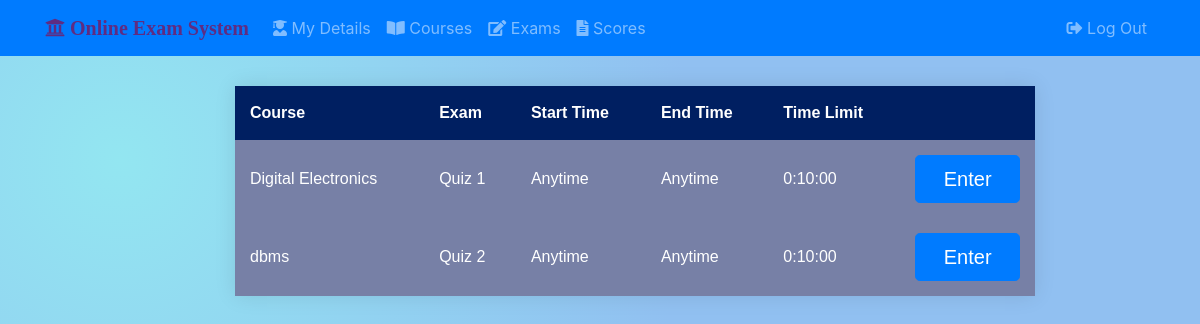
Before: /students/student001/exams/ with the older database file.
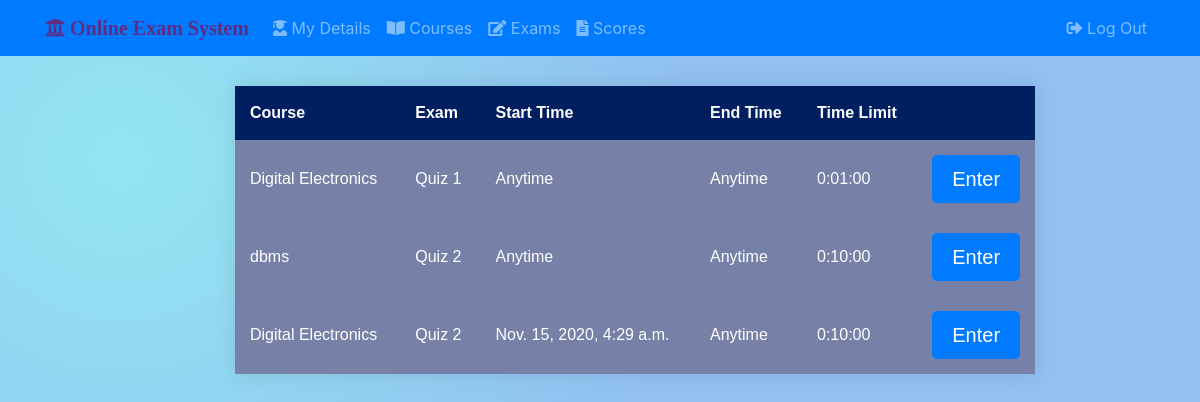
After: the same page with the newer database file.
### stud_app/models.py (models this page shows, shortened)
class Exam(models.Model):
    exam_name = models.CharField(max_length=40, unique=True)
    course_fk = models.ForeignKey(Course, verbose_name='Course', on_delete=models.CASCADE, null=True, blank=True)
    qn_mark = models.FloatField(default=4, null=True, blank=True)
    neg_mark = models.FloatField(default=1, null=True, blank=True)
    start_time = models.DateTimeField(null=True, blank=True)
    end_time = models.DateTimeField(null=True, blank=True)
    time_limit = models.DurationField(help_text='HH:MM:SS format') #widget=TimeDurationWidget(), required=False,
    is_active = models.BooleanField(default=True)
    created_on = models.DateTimeField(auto_now_add=True)
    updated_on = models.DateTimeField(auto_now=True)
    pub_date = models.DateTimeField('Date Published', auto_now_add=True, editable=False)
    def was_published_recently(self):
        now = timezone.now()
        return now - datetime.timedelta(days=1) <= self.pub_date <= now
    was_published_recently.short_description = 'Recently Published?'
    was_published_recently.boolean = True
    was_published_recently.admin_order_field = 'pub_date'
    class Meta:
        ordering = ['start_time',]

class Course(models.Model):
    course_code = models.CharField(max_length=6, unique=True)
    course_name = models.CharField(max_length=50)
    dept_fk = models.ForeignKey(Department, on_delete=models.CASCADE, null=True, blank=True)
    course_desc = models.TextField('Course Description',max_length=100,null=True,blank=True)

### stud_app/views.py (the view)
# urls.py: path('<username>/exams/', views.exam_list_view, name="exams"),
def exam_list_view(request, username):
    if request.method == 'POST':
        exams = Exam.objects.all()
        for exam in exams:
            if str(exam.id) in request.POST:
                return HttpResponseRedirect(reverse('stud_app:exams', args=[username, exam.id,]))
        else:
            return HttpResponse('NO such exams\n',request.POST)
    else:
        student = get_object_or_404(Student, user__username = username)
        courses = student.course_fk.all()
        exams = Exam.objects.filter(Q(course_fk__in=courses))
        unattended_exams = Exam.objects.filter(
            ~Q(attendee__exam_fk__in=exams),
            Q(is_active=True)
        )
        context = {
                'username': username,
                'exams': unattended_exams,
                'now': timezone.now()
            }
        return render(request, 'stud_app/exam_list.html', context)

### stud_app/templates/stud_app/exam_list.html (shortened to what this page needs)
{% extends 'base.html' %}
{% load static %}
{% block head %}
    <link rel="stylesheet" href="{% static 'stud_app/css/exam_list.css' %}">
{% endblock %}
{% block content %}
<div class="container">
<div class="row">
<div class="col-2"></div>
<div class="col-8">
<form action="" method="post">
    <div class="table-container">
        <table>
            <thead>
                <tr>
                    <th>Course</th>
                    <th>Exam</th>
                    <th>Start Time</th>
                    <th>End Time</th>
                    <th>Time Limit</th>
                    <th></th>
                </tr>
            </thead>
            <tbody>
                {% for exam in exams %}
                <tr>
                    <td>{{ exam.course_fk.course_name }}</td>
                    <td>{{ exam.exam_name }}</td>
                    <td>
                        {% if exam.start_time %}
                            {{ exam.start_time }}
                        {% else %}
                            Anytime
                        {% endif %}
                    </td>
                    <td>
                        {% if exam.end_time %}
                            {{ exam.end_time }}
                        {% else %}
                            Anytime
                        {% endif %}
                    </td>
                    <td>{{ exam.time_limit }}</td>
                    <td>
                        <button type="submit" name="{{ exam.id }}" class="btn btn-lg btn-primary btn-block btn-signin"
                        value="{{ exam.id}}">Enter</button>
                    </td>
                </tr>
                {% endfor %}
            </tbody>
        </table>
    </div>
</form>
</div>
</div>
</div>
{% endblock %}

### templates/base.html (shortened to what this page needs)
{% load static %}
<!DOCTYPE html>
<html>
    <head>
        <link rel="stylesheet" href="https://maxcdn.bootstrapcdn.com/bootstrap/4.0.0/css/bootstrap.min.css">
        <link rel="stylesheet" href="https://cdnjs.cloudflare.com/ajax/libs/bootstrap-social/5.1.1/bootstrap-social.min.css" />
        <link rel="stylesheet" href="https://cdnjs.cloudflare.com/ajax/libs/font-awesome/5.15.1/css/all.min.css">
        <link rel="stylesheet" href="{% static 'css/master.css' %}">
        {% block head %}{% endblock %}
    </head>
    <body>
    {% block nav %}
    <nav class="navbar navbar-expand-lg navbar-extend-sm bg-primary navbar-dark" id="MyNav">
        <div class="container">
            <a class="navbar-brand" id="univLogo" href="{% url 'stud_app:home' username %}"><span class="fas fa-university"> Online Exam System</a>
            <div class="collapse navbar-collapse" id='Navbar'>
                <div class="navbar-nav">
                <a class="nav-item nav-link" href="{% url 'stud_app:home' username %}"><span class="fas fa-user-graduate"></span> My Details</a>
                <a class="nav-item nav-link" href="{% url 'stud_app:courses' username %}"><span class="fas fa-book-open"></span> Courses</a>
                <a class="nav-item nav-link" href="{% url 'stud_app:exams' username %}"><span class="fas fa-edit"></span> Exams</a>
                <a class="nav-item nav-link" href="{% url 'stud_app:scores' username %}"><span class="fas fa-file-alt"></span> Scores</a>
                </div>
                <div class="navbar-nav ml-auto">
                <a class="nav-item nav-link ml-auto" href="{% url 'stud_app:logout' %}"><span class="fas fa-sign-out-alt"></span> Log Out</a>
                </div>
            </div>
        </div>
    </nav>
    {% endblock %}
    {% block content %}
    {% endblock %}
    </body>
</html>

### static/css/master.css (style rules this page uses)
#univLogo { color: #5f2c82; }
body, html { height: 100%; background-repeat: no-repeat; background-image: radial-gradient( circle farthest-corner at 10% 20%, rgba(147,230,241,1) 0%, rgba(145,192,241,1) 45.5% ); }

### stud_app/static/stud_app/css/exam_list.css (style rules this page uses)
.table-container { background-color: #55608f; font-family: sans-serif; font-weight: 100; position: absolute; margin-top: 30px; }
table { width: 800px; border-collapse: collapse; overflow: hidden; box-shadow: 0 0 20px rgba(0, 0, 0, 0.1); }
th, td { padding: 15px; background-color: rgba(255, 255, 255, 0.2); color: rgb(255, 255, 255); }
th { text-align: left; }
thead th { background-color:#001F61; }
tbody td { position: relative; }

Changed rows visible on the page:
changed Exam "Quiz 1": time_limit "0:10:00" → "0:01:00"
now on this page (row unchanged): Exam: course_fk.course_name "Digital Electronics", exam_name "Quiz 2", start_time "Nov. 15, 2020, 4:29 a.m.", shows "Anytime", time_limit "0:10:00"
